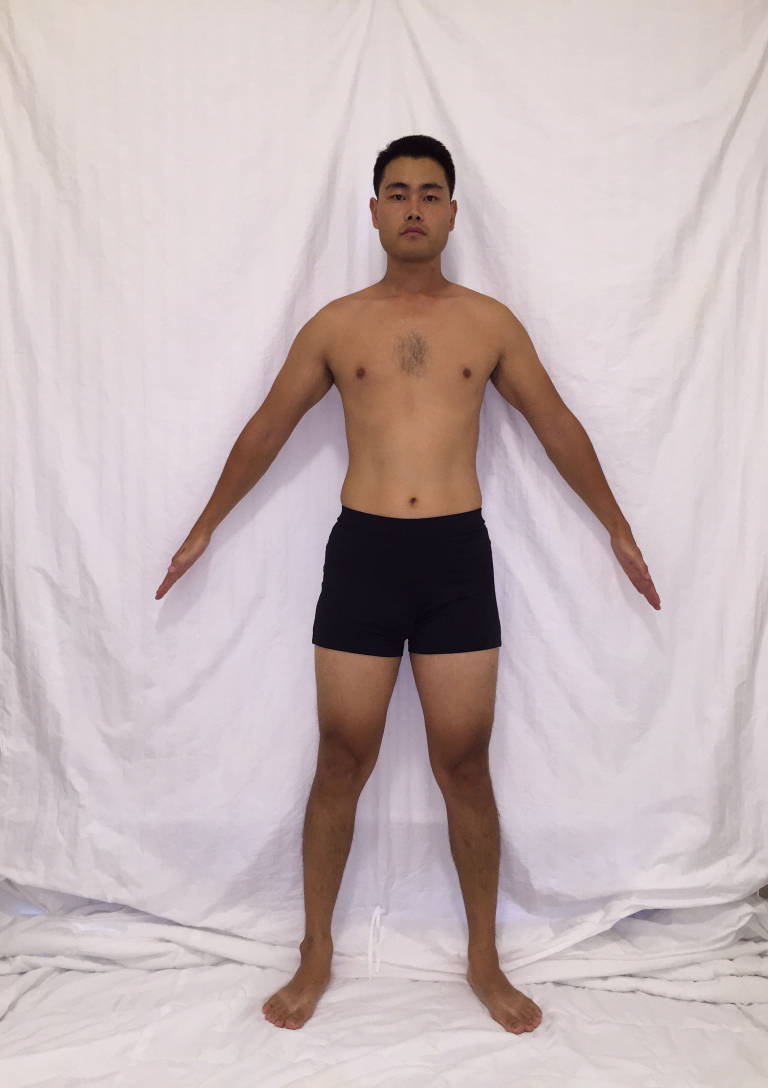
#> input picture Image procesing-calculate dimentional/old Sourse files/2d-master/shape-matching/1.jpg, 2304 x 3264 px (shown at 1/3 size)
$ python match.py
#> lines starting #> are read from the running program, lines starting #| are printed output that depends on the picture
# import the necessary packages
import numpy as np
import argparse
import imutils
import cv2

# [14 lines of commented-out code are left out]

image = cv2.imread("1.jpg")
#> image is the input picture: shape (3264, 2304, 3); mean B, G, R 184.4, 183.3, 198.4
template = cv2.imread("t.jpg")
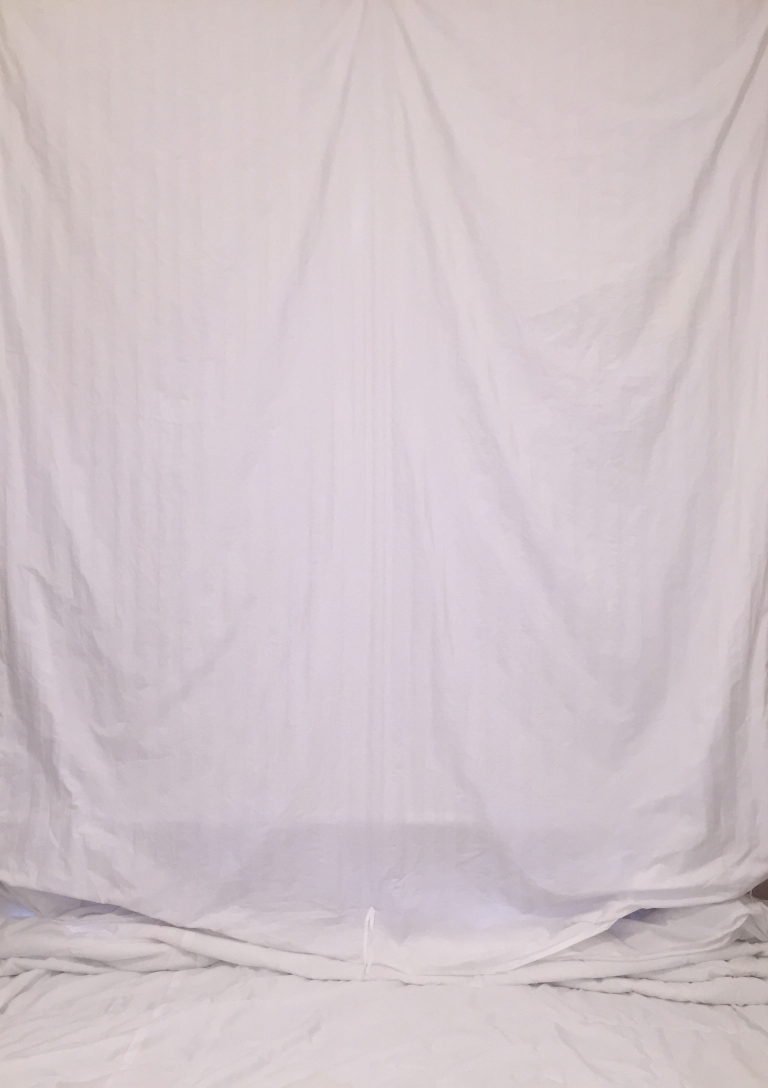
#> input picture Image procesing-calculate dimentional/old Sourse files/2d-master/shape-matching/t.jpg, 2304 x 3264 px (shown at 1/3 size)
#> template is the input picture: shape (3264, 2304, 3); mean B, G, R 202.1, 197.2, 209.1


(templateHeight, templateWidth) = template.shape[:2]
#> templateHeight = 3264; templateWidth = 2304

# find the template in the image
result = cv2.matchTemplate(image, template, cv2.TM_CCOEFF)
#> result = [-2.17e+09]
(_, _, minLoc, maxLoc) = cv2.minMaxLoc(result)
#> minLoc = (0, 0); maxLoc = (0, 0)

# grab the bounding box of template and extract it from the image
topLeft = maxLoc
#> topLeft = (0, 0)
botRight = (topLeft[0] + templateWidth, topLeft[1] + templateHeight)
#> botRight = (2304, 3264)
roi = image[topLeft[1]:botRight[1], topLeft[0]:botRight[0]]

# construct a darkened transparent 'layer' to darken everything
# in the image except for template
mask = np.zeros(image.shape, dtype = "uint8")
image = cv2.addWeighted(image, 0.25, mask, 0.75, 0)
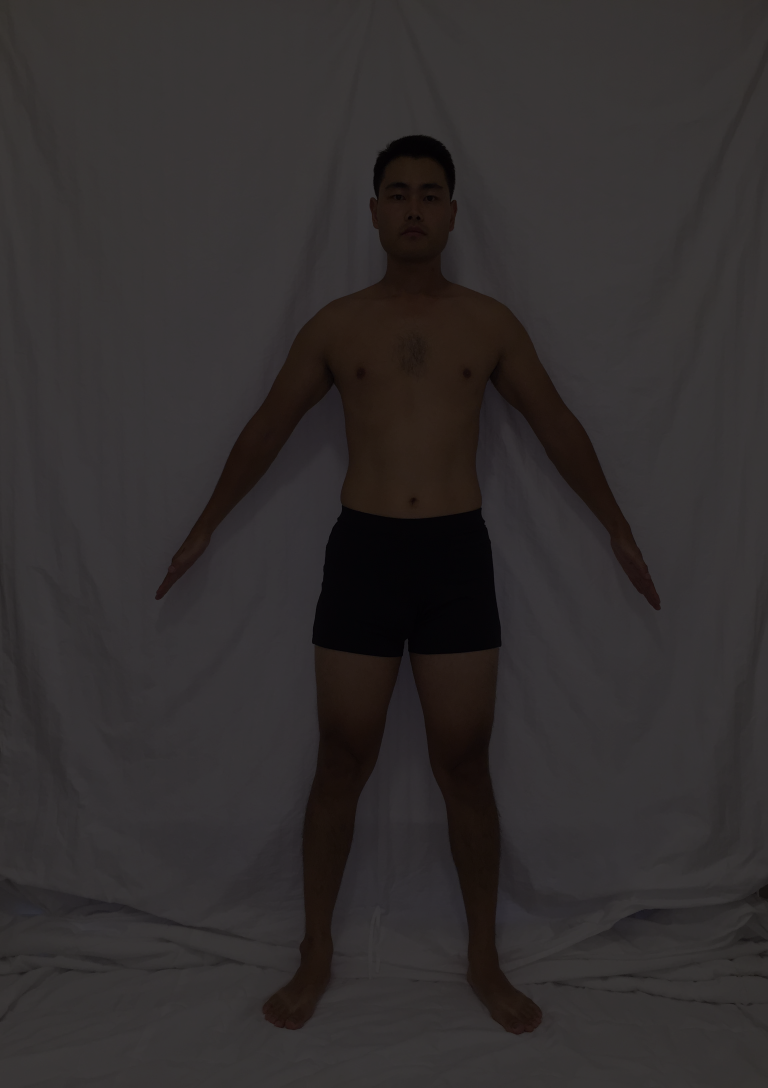
#> image: shape (3264, 2304, 3) (shown at 1/3 size); mean B, G, R 46.1, 45.8, 49.6

# put the original template back in the image so that he is
# 'brighter' than the rest of the image
image[topLeft[1]:botRight[1], topLeft[0]:botRight[0]] = roi

# display the images
cv2.imshow("Image", imutils.resize(image, height = 650))
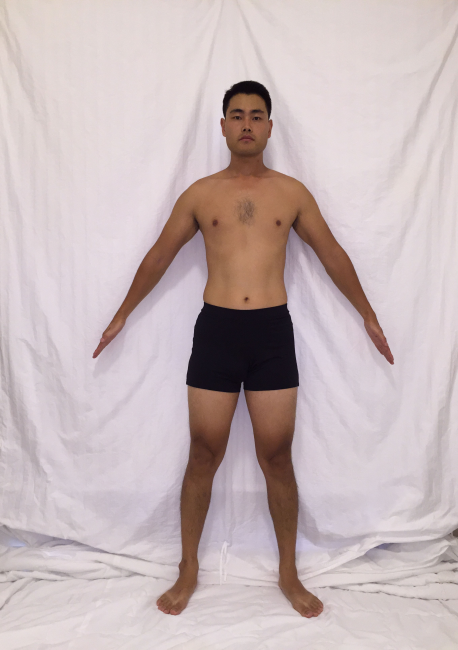
#> window 'Image': shape (650, 458, 3); mean B, G, R 184.4, 183.3, 198.4
cv2.imshow("Template", template)
cv2.waitKey(0)
